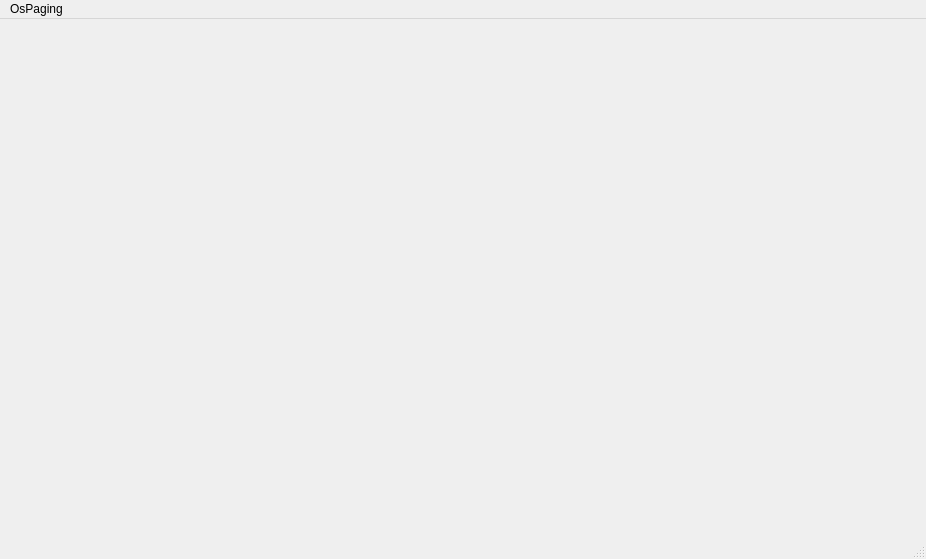
<?xml version="1.0" encoding="UTF-8"?>
<ui version="4.0">
 <class>OsPagingMain</class>
 <widget class="QMainWindow" name="OsPagingMain">
  <property name="geometry">
   <rect>
    <x>0</x>
    <y>0</y>
    <width>926</width>
    <height>559</height>
   </rect>
  </property>
  <property name="windowTitle">
   <string>OsPagingMain</string>
  </property>
  <widget class="QWidget" name="centralWidget"/>
  <widget class="QMenuBar" name="menuBar">
   <property name="geometry">
    <rect>
     <x>0</x>
     <y>0</y>
     <width>926</width>
     <height>26</height>
    </rect>
   </property>
   <widget class="QMenu" name="menuOsPaging">
    <property name="title">
     <string>OsPaging</string>
    </property>
   </widget>
   <addaction name="menuOsPaging"/>
  </widget>
  <widget class="QStatusBar" name="statusBar"/>
 </widget>
 <layoutdefault spacing="6" margin="11"/>
 <resources/>
 <connections/>
</ui>
